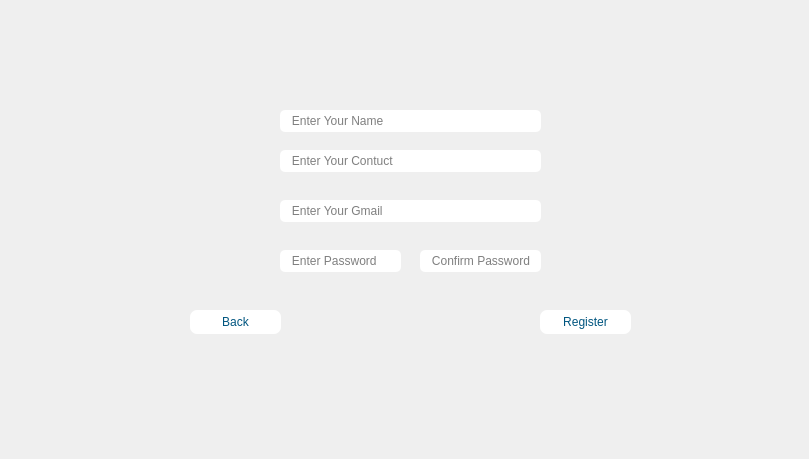
    <widget class="QWidget" name="Reg_t">
     <widget class="QLineEdit" name="con_pass_t">
      <property name="geometry">
       <rect>
        <x>420</x>
        <y>250</y>
        <width>121</width>
        <height>22</height>
       </rect>
      </property>
      <property name="styleSheet">
       <string notr="true">background-color: rgb(255, 255, 255);
border-radius: 5px;</string>
      </property>
      <property name="echoMode">
       <enum>QLineEdit::Password</enum>
      </property>
      <property name="placeholderText">
       <string>   Confirm Password</string>
      </property>
     </widget>
     <widget class="QLineEdit" name="phonr_t">
      <property name="geometry">
       <rect>
        <x>280</x>
        <y>150</y>
        <width>261</width>
        <height>22</height>
       </rect>
      </property>
      <property name="styleSheet">
       <string notr="true">background-color: rgb(255, 255, 255);
border-radius: 5px;</string>
      </property>
      <property name="placeholderText">
       <string>   Enter Your Contuct</string>
      </property>
     </widget>
     <widget class="QPushButton" name="Reg_con_sts_2">
      <property name="geometry">
       <rect>
        <x>540</x>
        <y>310</y>
        <width>91</width>
        <height>24</height>
       </rect>
      </property>
      <property name="styleSheet">
       <string notr="true">color: rgb(0, 85, 127);
background-color: rgb(255, 255, 255);
font: 700 10pt &quot;Segoe UI&quot;;
border-radius: 7px;</string>
      </property>
      <property name="text">
       <string>Register</string>
      </property>
     </widget>
     <widget class="QPushButton" name="back_4">
      <property name="geometry">
       <rect>
        <x>190</x>
        <y>310</y>
        <width>91</width>
        <height>24</height>
       </rect>
      </property>
      <property name="styleSheet">
       <string notr="true">color: rgb(0, 85, 127);
background-color: rgb(255, 255, 255);
font: 700 10pt &quot;Segoe UI&quot;;
border-radius: 7px;</string>
      </property>
      <property name="text">
       <string>Back</string>
      </property>
     </widget>
     <widget class="QLineEdit" name="name_t">
      <property name="geometry">
       <rect>
        <x>280</x>
        <y>110</y>
        <width>261</width>
        <height>22</height>
       </rect>
      </property>
      <property name="styleSheet">
       <string notr="true">background-color: rgb(255, 255, 255);
border-radius: 5px;</string>
      </property>
      <property name="placeholderText">
       <string>   Enter Your Name</string>
      </property>
     </widget>
     <widget class="QLineEdit" name="gmail_t">
      <property name="geometry">
       <rect>
        <x>280</x>
        <y>200</y>
        <width>261</width>
        <height>22</height>
       </rect>
      </property>
      <property name="styleSheet">
       <string notr="true">background-color: rgb(255, 255, 255);
border-radius: 5px;</string>
      </property>
      <property name="placeholderText">
       <string>   Enter Your Gmail</string>
      </property>
     </widget>
     <widget class="QLineEdit" name="pass_t">
      <property name="geometry">
       <rect>
        <x>280</x>
        <y>250</y>
        <width>121</width>
        <height>22</height>
       </rect>
      </property>
      <property name="styleSheet">
       <string notr="true">background-color: rgb(255, 255, 255);
border-radius: 5px;</string>
      </property>
      <property name="echoMode">
       <enum>QLineEdit::Password</enum>
      </property>
      <property name="placeholderText">
       <string>   Enter Password</string>
      </property>
     </widget>
     <widget class="QLabel" name="label_45">
      <property name="geometry">
       <rect>
        <x>0</x>
        <y>0</y>
        <width>800</width>
        <height>450</height>
       </rect>
      </property>
      <property name="styleSheet">
       <string notr="true">font: 12pt &quot;Segoe UI&quot;;</string>
      </property>
      <property name="text">
       <string/>
      </property>
      <property name="pixmap">
       <pixmap resource="IMAGE.qrc">:/pic/images/TR.png</pixmap>
      </property>
      <property name="scaledContents">
       <bool>true</bool>
      </property>
     </widget>
     <zorder>label_45</zorder>
     <zorder>pass_t</zorder>
     <zorder>con_pass_t</zorder>
     <zorder>Reg_con_sts_2</zorder>
     <zorder>phonr_t</zorder>
     <zorder>back_4</zorder>
     <zorder>gmail_t</zorder>
     <zorder>name_t</zorder>
    </widget>
